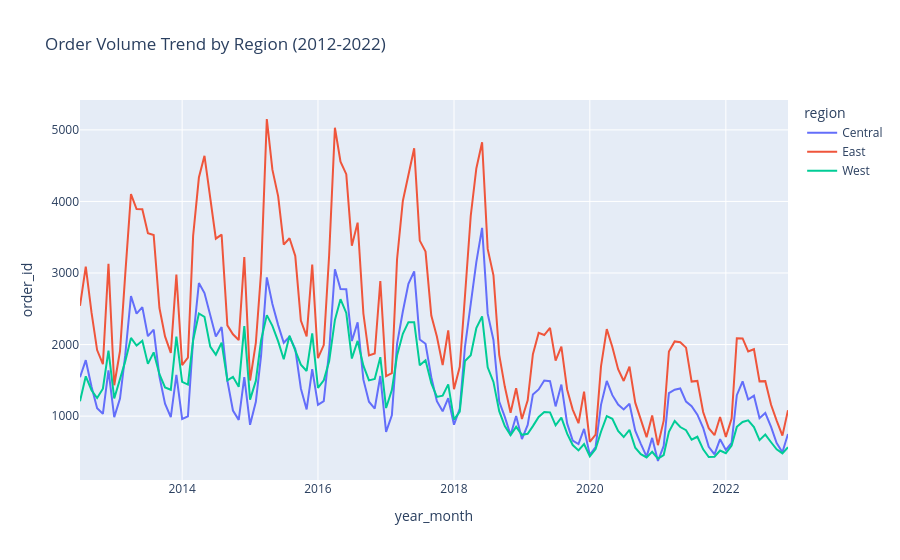

The cell this chart's notebook holds for it:
### Markdown cell above
## 1. Geographic Breakdown
Did all regions collapse at once?

### Code cell
# Merge with geo on ZIP
orders_geo = orders.merge(geo, on='zip')
geo_trend = orders_geo.groupby(['year_month', 'region'])['order_id'].count().reset_index()

fig = px.line(geo_trend, x='year_month', y='order_id', color='region', 
              title='Order Volume Trend by Region (2012-2022)')
fig.write_image(PLOT_DIR / "18_regional_order_trend.png")
fig.show()
